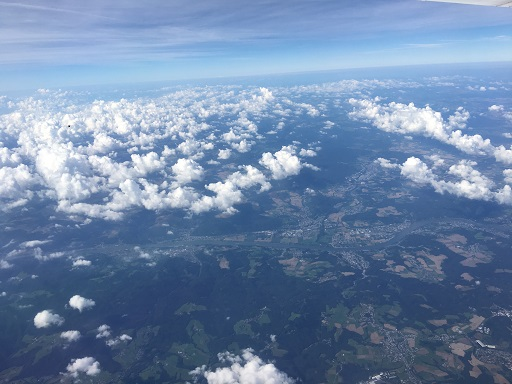
#> input picture Laboratoria6/img/clouds.jpg, 512 x 384 px
$ python main.py --file img/clouds.jpg
#> lines starting #> are read from the running program, lines starting #| are printed output that depends on the picture
import argparse
import numpy as np
from numpy.linalg.linalg import _raise_linalgerror_svd_nonconvergence
from skimage import io
from skimage import img_as_float, img_as_uint
import matplotlib.pyplot as plt


parser = argparse.ArgumentParser()
# parser.add_argument("-v", "--verbose", help="increase output verbosity")
parser.add_argument("-f", "--file", help="plik z oryginalnym obrazem")
parser.add_argument("-out", "--output_file", help="nazwa pliku wyjściowego")
parser.add_argument(
    "-svd",
    help="implementacja SVD do użycia",
    choices=["custom", "library"],
    default="custom",
)
parser.add_argument(
    "-k", type=int, help="liczba wartości osobliwych użyta do kompresji"
)
args = parser.parse_args()


def library_svd(img, k):
    shape = img.shape
    image_reshaped = img.reshape((shape[0], shape[1] * 3))

    u, s, v = np.linalg.svd(image_reshaped, full_matrices=False)
    compressed = np.dot(u[:, :k], np.dot(np.diag(s[:k]), v[:k, :]))
    compressed_reshaped = compressed.reshape(shape)

    # print("u.shape: ", u.shape)
    # print("s.shape: ", s.shape)
    # print("v.shape: ", v.shape)

    full_variantion = np.diag(s).sum()
    selected_variantion = np.diag(s[:k]).sum()
    variantion_ratio = selected_variantion / full_variantion
    # print(f"Compression {100-variantion_ratio*100}%")

    fig, axes = plt.subplots(1, 2, figsize=(10, 7))
    ax = axes.ravel()
    ax[0].imshow(img)
    ax[0].set_title("Original")
    ax[1].imshow(compressed_reshaped)
    ax[1].set_title(
        f"Compression: {np.around(100-variantion_ratio*100)}% {k}/{s.shape[0]} eigenvalues"
    )
    fig.tight_layout()
    if args.output_file:
        plt.savefig(args.output_file)
    else:
        plt.show()


def add_padding(arr, n, m):
    res = arr.copy()
    if n > arr.shape[0]:
        diff = n - arr.shape[0]
        res = np.pad(res, ((0, diff), (0, 0)), "constant", constant_values=0)
    if m > arr.shape[1]:
        diff = m - arr.shape[1]
        res = np.pad(res, ((0, 0), (0, diff)), "constant", constant_values=0)

    return res[:n, :m]


def custom_svd(img, k):
    shape = img.shape
    # print("shape: ", shape)
    image_reshaped = img.reshape((shape[0], shape[1] * 3))
    # print("reshaped: ", image_reshaped.shape)

    # U, S, V = np.linalg.svd(image_reshaped, full_matrices=False)

    ### V
    imgT_img = np.dot(image_reshaped.T, image_reshaped)
    eigenvaluesV, eigenvectorsV = np.linalg.eigh(imgT_img)
    eigenvaluesV_sorted_ids = np.argsort(eigenvaluesV)[::-1]
    eigenvaluesV_sorted = eigenvaluesV[eigenvaluesV_sorted_ids]
    v = eigenvectorsV[:, eigenvaluesV_sorted_ids]
    # print("v.shape: ", v.shape)

    ### SIGMA
    s = np.diag(np.sqrt(eigenvaluesV_sorted))
    # print("s.shape: ", s.shape)
    s = add_padding(s, image_reshaped.shape[0], image_reshaped.shape[1])
    # print("s_pad.shape: ", s.shape)

    s_T = add_padding(s, image_reshaped.shape[0], image_reshaped.shape[1]).T
    s_plus = np.where(s_T == 0, 0, 1 / s_T)
    # print("s_plus.shape: ", s_plus.shape)

    ### U
    u = np.dot(image_reshaped, np.dot(v, s_plus))
    # print("u.shape: ", u.shape)

    compressed = np.dot(u[:, :k], np.dot(s[:k, :k], v.T[:k, :]))
    # compressed = np.interp(compressed, (compressed.min(), compressed.max()), (0, 1))
    compressed_reshaped = compressed.reshape(shape)

    full_variantion = np.diag(s).sum()
    selected_variantion = np.diag(s[:k]).sum()
    variantion_ratio = selected_variantion / full_variantion
    # print(f"Compression {100-variantion_ratio*100}%")

    fig, axes = plt.subplots(1, 2, figsize=(10, 7))
    ax = axes.ravel()
    ax[0].imshow(img)
    ax[0].set_title("Original")
    ax[1].imshow(compressed_reshaped)
    ax[1].set_title(
        f"Compression: {np.around(100-variantion_ratio*100)}% {k}/{s.shape[0]} eigenvalues"
    )

    fig.tight_layout()
    if args.output_file:
        plt.savefig(args.output_file)
    else:
        plt.show()


if __name__ == "__main__":
    img = img_as_float(io.imread(args.file))
    if args.k:
        k = args.k
    else:
        k = img.shape[0]
#> k = 384

    if args.svd == "custom":
        custom_svd(img, k)
#> in custom_svd, `image_reshaped = img.reshape((shape[0], shape[1] * 3))`:
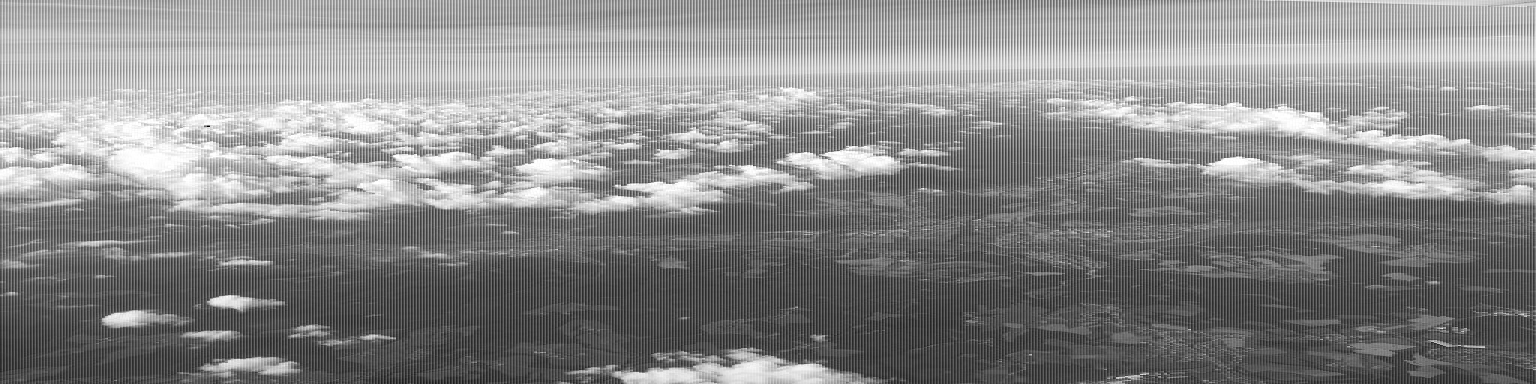
#> image_reshaped: shape (384, 1536) float64; min 0, max 1, mean 0.539
#> in custom_svd, `imgT_img = np.dot(image_reshaped.T, image_reshaped)`:
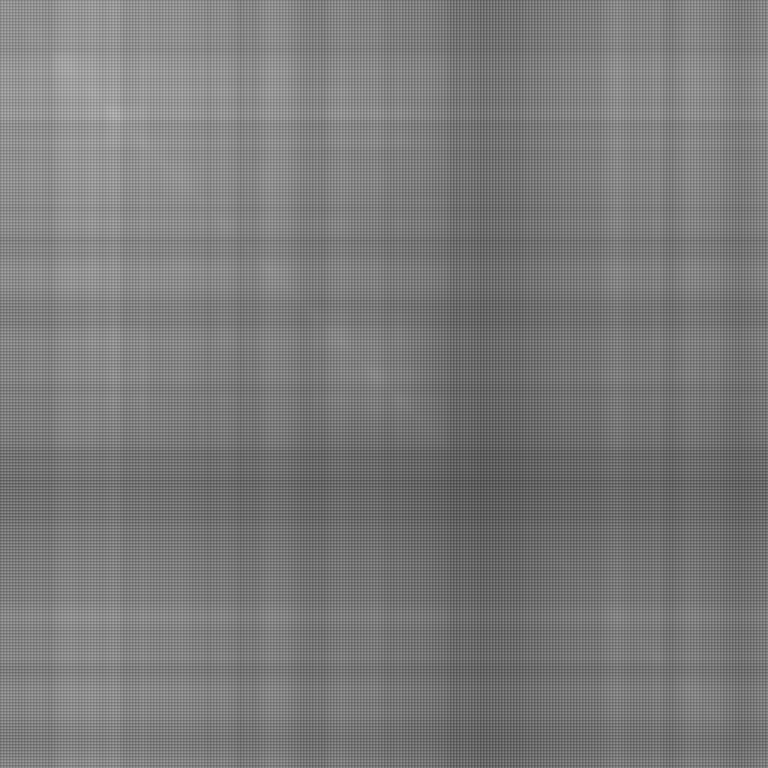
#> imgT_img: shape (1536, 1536) float64 (shown at 1/2 size); min 50.03, max 222.2, mean 122.9
#> in custom_svd, `eigenvaluesV, eigenvectorsV = np.linalg.eigh(imgT_img)`:
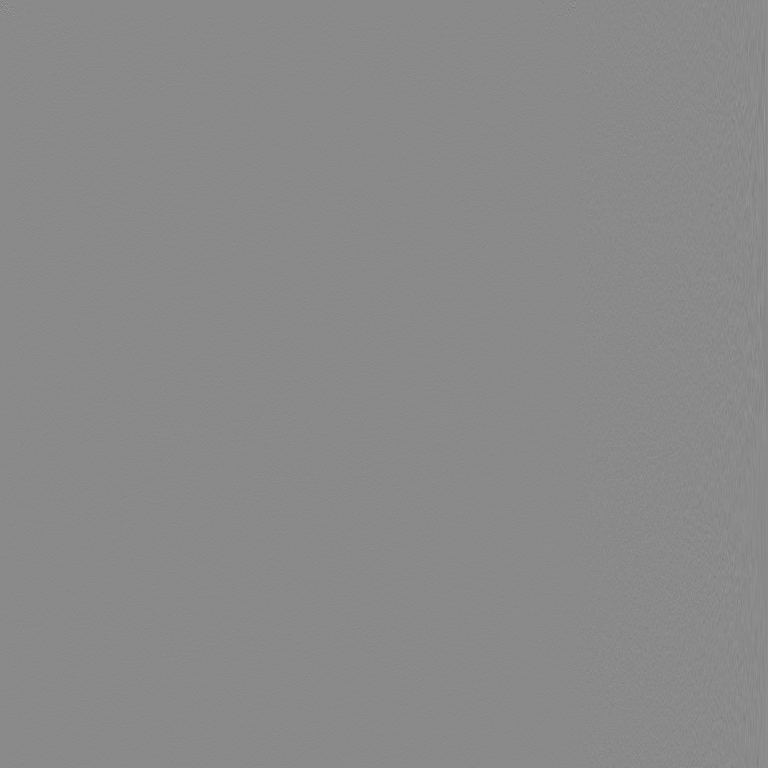
#> eigenvectorsV: shape (1536, 1536) float64 (shown at 1/2 size); min -0.848, max 0.719, mean 1.35e-05; drawn with min black and max white
#> in custom_svd, `eigenvaluesV, eigenvectorsV = np.linalg.eigh(imgT_img)`: eigenvaluesV = 1536 values from -4.71e-11 to 194671.6
#> in custom_svd, `eigenvaluesV_sorted_ids = np.argsort(eigenvaluesV)[::-1]`: eigenvaluesV_sorted_ids = 1536 values, max 1535 at index 0, min 0 at index 1535, mean 767.5
#> in custom_svd, `eigenvaluesV_sorted = eigenvaluesV[eigenvaluesV_sorted_ids]`: eigenvaluesV_sorted = 1536 values, max 194671.6 at index 0, min -4.71e-11 at index 1535, mean 131.6
#> in custom_svd, `s_plus = np.where(s_T == 0, 0, 1 / s_T)`:
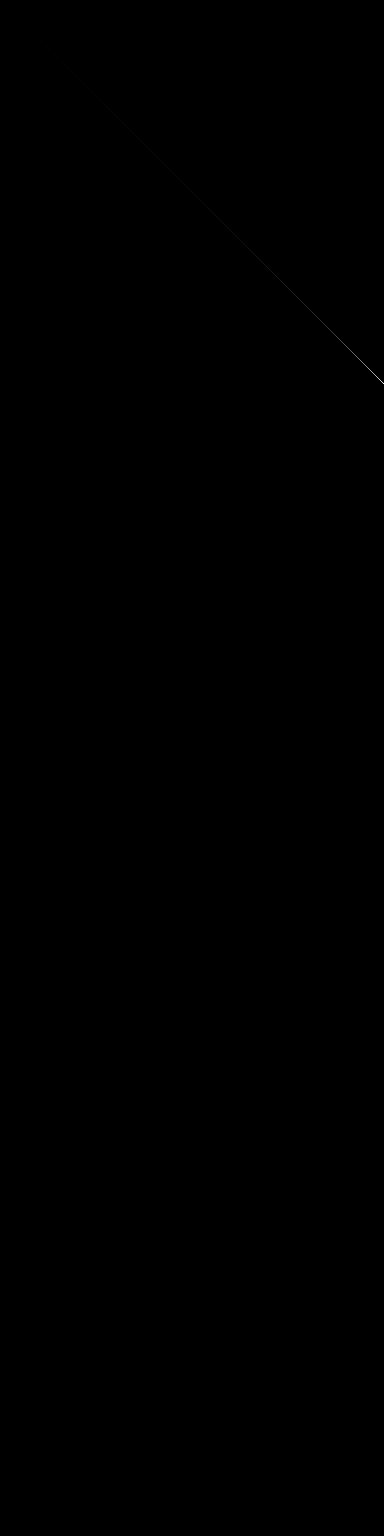
#> s_plus: shape (1536, 384) float64; min 0, max 23.15, mean 0; drawn with min black and max white
#> in custom_svd, `u = np.dot(image_reshaped, np.dot(v, s_plus))`:
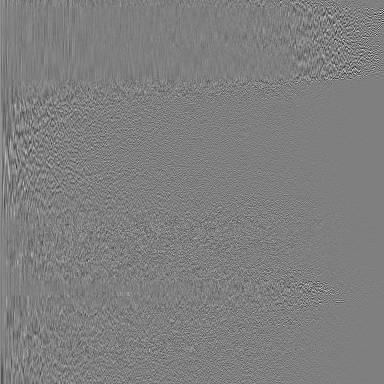
#> u: shape (384, 384) float64; min -0.447, max 0.449, mean 0.000142; drawn with min black and max white
#> in custom_svd, `full_variantion = np.diag(s).sum()`: full_variantion = 1217.4
#> in custom_svd, `variantion_ratio = selected_variantion / full_variantion`: variantion_ratio = 1
#> in custom_svd, `plt.show()`:
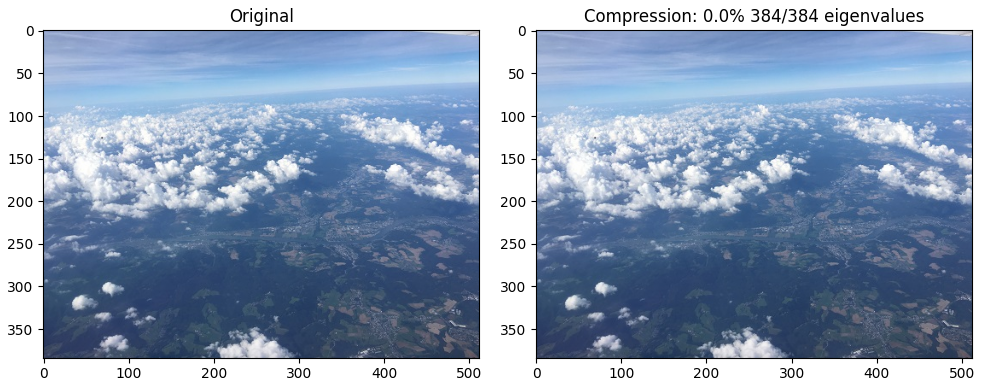
#> figure drawn by matplotlib, 2 panels
    elif args.svd == "library":
        library_svd(img, k)
